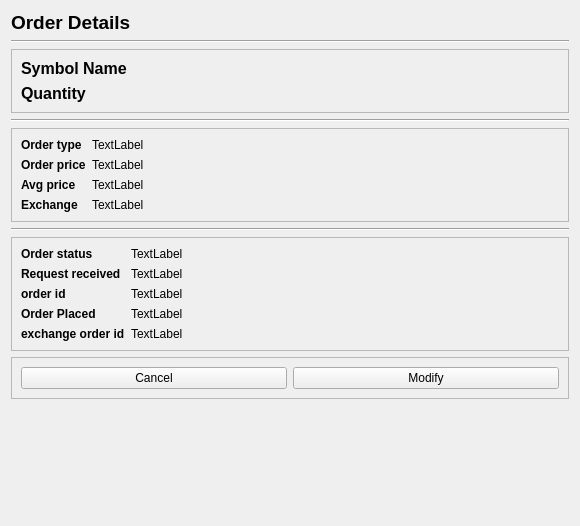
<?xml version="1.0" encoding="UTF-8"?>
<ui version="4.0">
 <class>OrderDetailsDlg</class>
 <widget class="QWidget" name="OrderDetailsDlg">
  <property name="geometry">
   <rect>
    <x>0</x>
    <y>0</y>
    <width>580</width>
    <height>526</height>
   </rect>
  </property>
  <property name="windowTitle">
   <string>Form</string>
  </property>
  <layout class="QFormLayout" name="formLayout_4">
   <item row="0" column="0" colspan="2">
    <widget class="QLabel" name="lblOrderDetails">
     <property name="font">
      <font>
       <pointsize>14</pointsize>
       <bold>true</bold>
      </font>
     </property>
     <property name="text">
      <string>Order Details</string>
     </property>
    </widget>
   </item>
   <item row="1" column="0" colspan="2">
    <widget class="Line" name="line">
     <property name="sizePolicy">
      <sizepolicy hsizetype="MinimumExpanding" vsizetype="Fixed">
       <horstretch>0</horstretch>
       <verstretch>0</verstretch>
      </sizepolicy>
     </property>
     <property name="minimumSize">
      <size>
       <width>100</width>
       <height>0</height>
      </size>
     </property>
     <property name="font">
      <font>
       <bold>false</bold>
      </font>
     </property>
     <property name="orientation">
      <enum>Qt::Horizontal</enum>
     </property>
    </widget>
   </item>
   <item row="2" column="0" colspan="2">
    <widget class="QFrame" name="frame">
     <property name="frameShape">
      <enum>QFrame::StyledPanel</enum>
     </property>
     <property name="frameShadow">
      <enum>QFrame::Raised</enum>
     </property>
     <layout class="QFormLayout" name="formLayout_3">
      <item row="0" column="0" colspan="2">
       <widget class="QLabel" name="lblStkSymbol">
        <property name="font">
         <font>
          <pointsize>12</pointsize>
          <bold>true</bold>
         </font>
        </property>
        <property name="text">
         <string>Symbol Name</string>
        </property>
       </widget>
      </item>
      <item row="1" column="0" colspan="2">
       <widget class="QLabel" name="lblQuantityVal">
        <property name="font">
         <font>
          <pointsize>12</pointsize>
          <bold>true</bold>
         </font>
        </property>
        <property name="text">
         <string>Quantity</string>
        </property>
       </widget>
      </item>
     </layout>
    </widget>
   </item>
   <item row="3" column="0" colspan="2">
    <widget class="Line" name="line_2">
     <property name="minimumSize">
      <size>
       <width>100</width>
       <height>0</height>
      </size>
     </property>
     <property name="orientation">
      <enum>Qt::Horizontal</enum>
     </property>
    </widget>
   </item>
   <item row="4" column="0" colspan="2">
    <widget class="QFrame" name="frame_2">
     <property name="frameShape">
      <enum>QFrame::StyledPanel</enum>
     </property>
     <property name="frameShadow">
      <enum>QFrame::Raised</enum>
     </property>
     <layout class="QFormLayout" name="formLayout">
      <item row="0" column="0">
       <widget class="QLabel" name="lblOrderType">
        <property name="font">
         <font>
          <bold>true</bold>
         </font>
        </property>
        <property name="text">
         <string>Order type</string>
        </property>
       </widget>
      </item>
      <item row="0" column="1">
       <widget class="QLabel" name="lblOrderTypeVal">
        <property name="text">
         <string>TextLabel</string>
        </property>
       </widget>
      </item>
      <item row="1" column="0">
       <widget class="QLabel" name="lblOrderPrice">
        <property name="font">
         <font>
          <bold>true</bold>
         </font>
        </property>
        <property name="text">
         <string>Order price</string>
        </property>
       </widget>
      </item>
      <item row="1" column="1">
       <widget class="QLabel" name="lblOrderPriceVal">
        <property name="text">
         <string>TextLabel</string>
        </property>
       </widget>
      </item>
      <item row="2" column="0">
       <widget class="QLabel" name="lblAvgPrice">
        <property name="font">
         <font>
          <bold>true</bold>
         </font>
        </property>
        <property name="text">
         <string>Avg price</string>
        </property>
       </widget>
      </item>
      <item row="2" column="1">
       <widget class="QLabel" name="lblAvgPriceVal">
        <property name="text">
         <string>TextLabel</string>
        </property>
       </widget>
      </item>
      <item row="3" column="0">
       <widget class="QLabel" name="lblExchange">
        <property name="font">
         <font>
          <bold>true</bold>
         </font>
        </property>
        <property name="text">
         <string>Exchange</string>
        </property>
       </widget>
      </item>
      <item row="3" column="1">
       <widget class="QLabel" name="lblExchangeVal">
        <property name="text">
         <string>TextLabel</string>
        </property>
       </widget>
      </item>
     </layout>
    </widget>
   </item>
   <item row="5" column="0" colspan="2">
    <widget class="Line" name="line_3">
     <property name="minimumSize">
      <size>
       <width>100</width>
       <height>0</height>
      </size>
     </property>
     <property name="orientation">
      <enum>Qt::Horizontal</enum>
     </property>
    </widget>
   </item>
   <item row="6" column="0" colspan="2">
    <widget class="QFrame" name="frame_3">
     <property name="minimumSize">
      <size>
       <width>0</width>
       <height>0</height>
      </size>
     </property>
     <property name="frameShape">
      <enum>QFrame::StyledPanel</enum>
     </property>
     <property name="frameShadow">
      <enum>QFrame::Raised</enum>
     </property>
     <layout class="QFormLayout" name="formLayout_2">
      <item row="0" column="0">
       <widget class="QLabel" name="lblOrderStatus">
        <property name="font">
         <font>
          <bold>true</bold>
         </font>
        </property>
        <property name="text">
         <string>Order status</string>
        </property>
       </widget>
      </item>
      <item row="0" column="1">
       <widget class="QLabel" name="lblOrderStatusVal">
        <property name="text">
         <string>TextLabel</string>
        </property>
       </widget>
      </item>
      <item row="1" column="0">
       <widget class="QLabel" name="lblReqReceived">
        <property name="font">
         <font>
          <bold>true</bold>
         </font>
        </property>
        <property name="text">
         <string>Request received</string>
        </property>
       </widget>
      </item>
      <item row="1" column="1">
       <widget class="QLabel" name="lblReqReceivedVal">
        <property name="text">
         <string>TextLabel</string>
        </property>
       </widget>
      </item>
      <item row="2" column="0">
       <widget class="QLabel" name="lblOrderId">
        <property name="font">
         <font>
          <bold>true</bold>
         </font>
        </property>
        <property name="text">
         <string>order id</string>
        </property>
       </widget>
      </item>
      <item row="2" column="1">
       <widget class="QLabel" name="lblOrderIdVal">
        <property name="text">
         <string>TextLabel</string>
        </property>
       </widget>
      </item>
      <item row="3" column="0">
       <widget class="QLabel" name="lblOrderPlaced">
        <property name="font">
         <font>
          <bold>true</bold>
         </font>
        </property>
        <property name="text">
         <string>Order Placed</string>
        </property>
       </widget>
      </item>
      <item row="3" column="1">
       <widget class="QLabel" name="lblOrderPlacedVal">
        <property name="text">
         <string>TextLabel</string>
        </property>
       </widget>
      </item>
      <item row="4" column="0">
       <widget class="QLabel" name="lblExchOrderId">
        <property name="font">
         <font>
          <bold>true</bold>
         </font>
        </property>
        <property name="text">
         <string>exchange order id</string>
        </property>
       </widget>
      </item>
      <item row="4" column="1">
       <widget class="QLabel" name="lblExchOrderIdVal">
        <property name="text">
         <string>TextLabel</string>
        </property>
       </widget>
      </item>
     </layout>
    </widget>
   </item>
   <item row="7" column="0" colspan="2">
    <widget class="QFrame" name="frmButtons">
     <property name="minimumSize">
      <size>
       <width>100</width>
       <height>0</height>
      </size>
     </property>
     <property name="frameShape">
      <enum>QFrame::StyledPanel</enum>
     </property>
     <property name="frameShadow">
      <enum>QFrame::Raised</enum>
     </property>
     <layout class="QHBoxLayout" name="horizontalLayout">
      <item>
       <widget class="QPushButton" name="pushButton">
        <property name="text">
         <string>Cancel</string>
        </property>
       </widget>
      </item>
      <item>
       <widget class="QPushButton" name="pushButton_2">
        <property name="text">
         <string>Modify</string>
        </property>
       </widget>
      </item>
     </layout>
    </widget>
   </item>
  </layout>
 </widget>
 <resources/>
 <connections/>
</ui>
